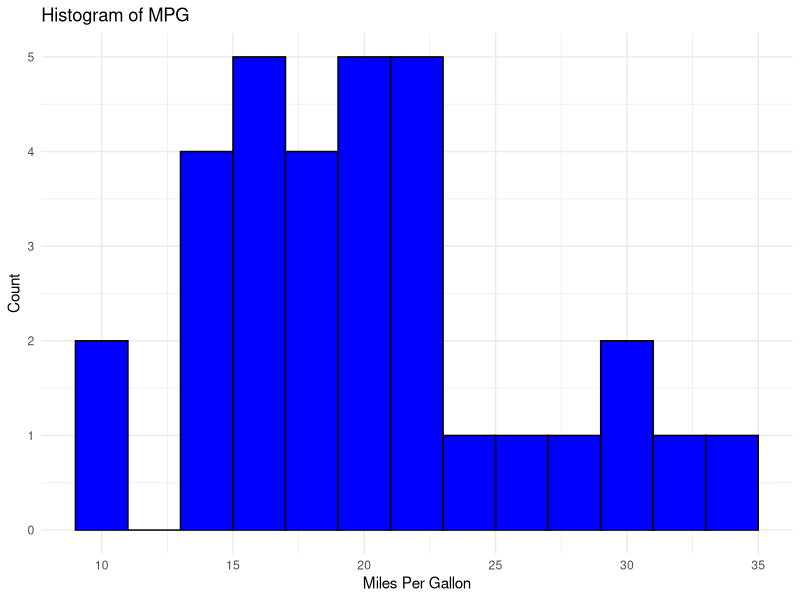

Source code (R):
# Histogram
library(ggplot2)

data(mtcars)
head(mtcars)

ggplot(mtcars, aes(x = mpg)) +
  geom_histogram(binwidth = 2, fill = "blue", color = "black") +
  theme_minimal() +
  ggtitle("Histogram of MPG") +
  xlab("Miles Per Gallon") +
  ylab("Count")
